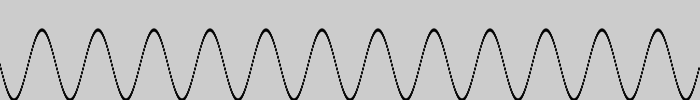
Frame 1 (no input)
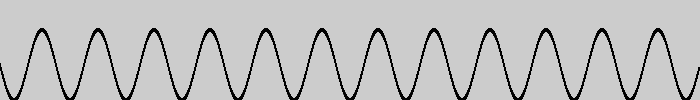
Frame 60 (the mouse pressed at the canvas centre just before this capture)
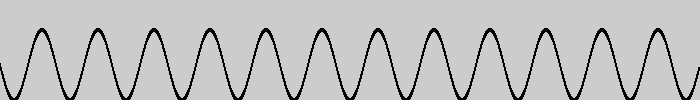
Frame 120 (the mouse held since frame 60 and released just before this capture)

The Processing sketch that drew these frames (run headless with seeded random() and noise(); from frame 60 on, the mouse is pressed at the canvas centre):

// Processing sketch: exercise_029_01
// ── exercise_029_01.pde
/*
Owen Grimm
 
 exercise_029_01
 
 using offset, scaleVal, and angleInc
 
 3/1/2018
 */
void setup () {
  size (700, 100);
  noStroke();
  fill(0);
}
void draw () {
  float offset = 50.0;
  float scaleVal= 35.0;
  float angleInc= PI/28.0;
  float angle = 0.0;

  for (int x=0; x<width; x+=1) {
    float y=offset +(sin (angle)*scaleVal+15);
    ellipse (x, y, 2, 3.5);
    angle+=angleInc;
  }
}
